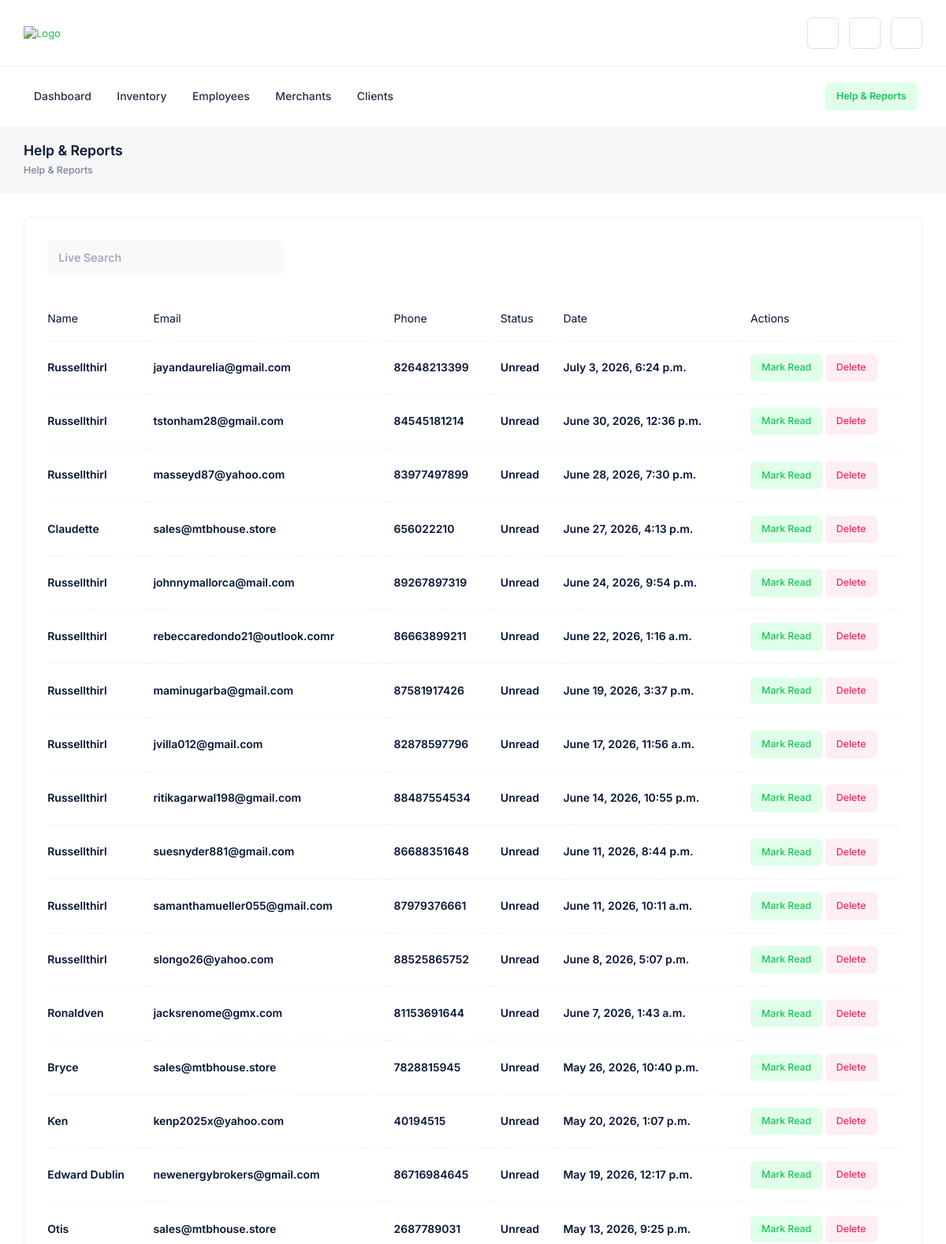
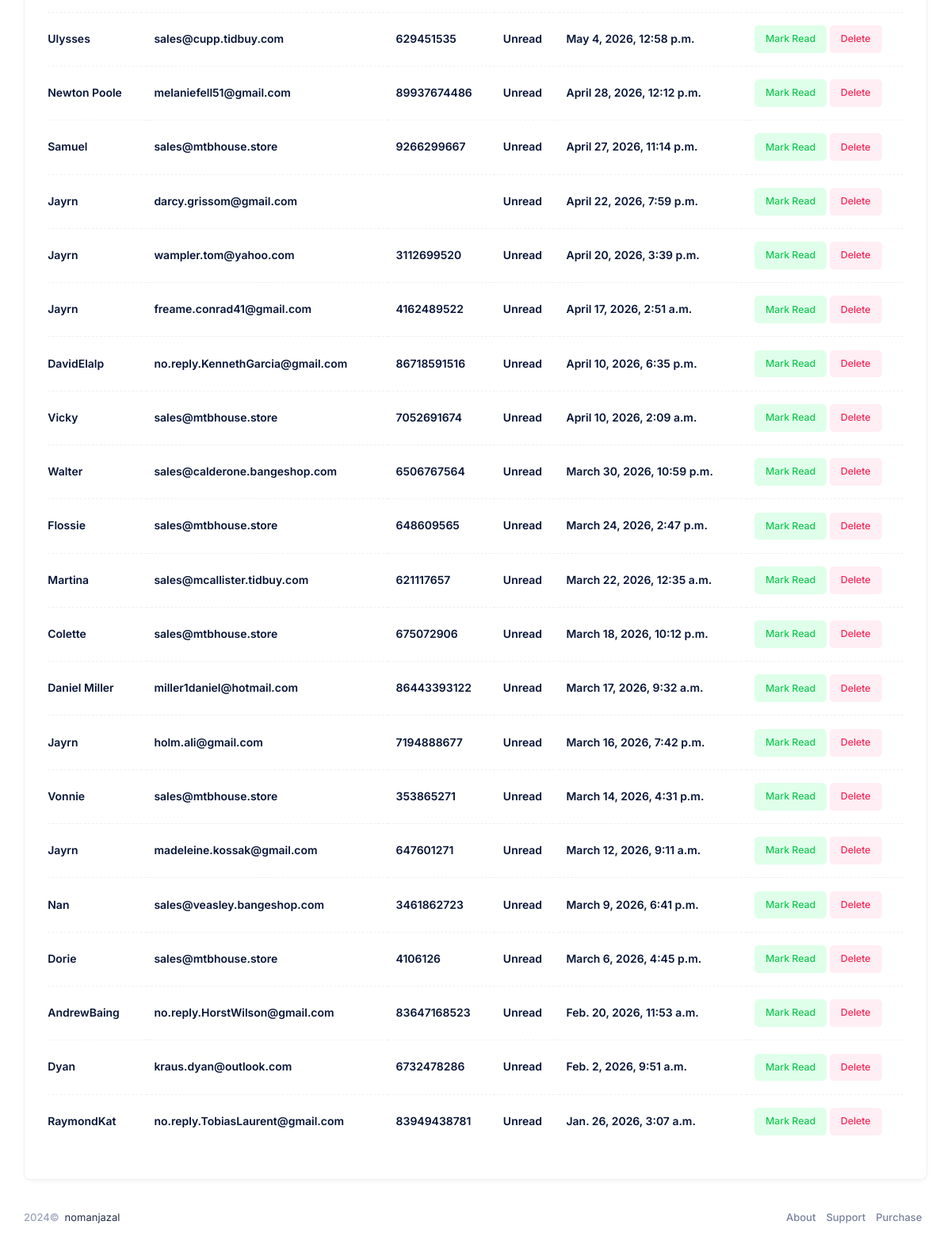
Screenshot of /help-reports/ (signed in) with the database file from the repository (2 pictures, top to bottom).
### ecom/models.py (models this page shows, shortened)
class ContactMessage(models.Model):
    full_name = models.CharField(max_length=200)
    email = models.EmailField()
    phone = models.CharField(max_length=30, blank=True)
    message = models.TextField()
    created_at = models.DateTimeField(auto_now_add=True)
    is_read = models.BooleanField(default=False)
    class Meta:
        ordering = ["-created_at"]

### dashboard/views.py (the view)
# urls.py: path('help-reports/',views.HelpReports, name="HelpReports"),
@superadmin_required
def HelpReports(request):
    contact_messages = (
        ContactMessage.objects
        .order_by("is_read", "-created_at")
    )
    content = {
        'contact_messages': contact_messages,}
    return render(request, "dashboard/helpReports.html", content)

### accounts/decorator.py (called while the page is built)
def superadmin_required(view_func):
    @wraps(view_func)
    def wrapper(request, *args, **kwargs):
        if request.user.is_authenticated and request.user.is_superuser:
            return view_func(request, *args, **kwargs)
        return redirect('/accounts/signin/')
    return wrapper

### templates/dashboard/helpReports.html (shortened to what this page needs)
{% extends 'dashboard/base.html' %}
{% load static %}
{% block bodyContent %}
  <div class="toolbar py-5 py-lg-5" id="kt_toolbar">
    <div id="kt_toolbar_container" class="container-xxl d-flex flex-stack flex-wrap">
      <div class="page-title d-flex flex-column me-3">
        <h1 class="d-flex text-gray-900 fw-bold my-1 fs-3">Help & Reports</h1>
        <ul class="breadcrumb breadcrumb-dot fw-semibold text-gray-600 fs-7 my-1">
          <li class="breadcrumb-item text-gray-600">
            <a href="/inventory/" class="text-gray-600 text-hover-primary">Help & Reports</a>
          </li>
        </ul>
      </div>
    </div>
  </div>
<div id="kt_content_container" class="d-flex align-items-start container-xxl">
  <div class="content flex-row-fluid" id="kt_content">
    <div class="card card-flush">
      <div class="card-header border-0 pt-6 pb-6">
        <div class="card-title">
          <div class="d-flex align-items-center position-relative my-1">
            <input type="text" id="inventorySearch" class="form-control form-control-solid w-300px"
                   placeholder="Live Search"
                   onkeyup="filterTable()">
          </div>
        </div>
      </div>
      <div class="card-body pt-0">
        <table class="table align-middle table-row-dashed fs-6 gy-5" id="contactTable">
          <thead>
            <tr>
              <th>Name</th>
              <th>Email</th>
              <th>Phone</th>
              <th>Status</th>
              <th>Date</th>
              <th>Actions</th>
            </tr>
          </thead>
          <tbody>
            {% for msg in contact_messages %}
            <tr class="{% if msg.is_read %}text-muted{% else %}fw-bold{% endif %}">
              <td>{{ msg.full_name }}</td>
              <td>{{ msg.email }}</td>
              <td>{{ msg.phone }}</td>
              <td>
                {% if msg.is_read %}
                  Read
                {% else %}
                  Unread
                {% endif %}
              </td>
              <td>{{ msg.created_at }}</td>
              <td>
                {% if not msg.is_read %}
                  <a href="{% url 'HelpReportsRead' msg.id %}" class="btn btn-sm btn-light-primary">Mark Read</a>
                {% endif %}
                <a href="{% url 'HelpReportsDelete' msg.id %}"
                   class="btn btn-sm btn-light-danger"
                   onclick="return confirm('Delete this message?')">Delete</a>
              </td>
            </tr>
            {% empty %}
            <tr>
              <td colspan="6" class="text-center">No messages found.</td>
            </tr>
            {% endfor %}
          </tbody>
        </table>
      </div>
    </div>
  </div>
</div>
{% endblock %}

### rows the page displays
ContactMessage: full_name "Russellthirl", email "jayandaurelia@gmail.com", phone "82648213399", is_read "Unread", created_at "July 3, 2026, 6:24 p.m."
ContactMessage: full_name "Russellthirl", email "tstonham28@gmail.com", phone "84545181214", is_read "Unread", created_at "June 30, 2026, 12:36 p.m."
ContactMessage: full_name "Russellthirl", email "masseyd87@yahoo.com", phone "83977497899", is_read "Unread", created_at "June 28, 2026, 7:30 p.m."
ContactMessage: full_name "Claudette", email "sales@mtbhouse.store", phone "656022210", is_read "Unread", created_at "June 27, 2026, 4:13 p.m."
ContactMessage: full_name "Russellthirl", email "johnnymallorca@mail.com", phone "89267897319", is_read "Unread", created_at "June 24, 2026, 9:54 p.m."
ContactMessage: full_name "Russellthirl", email "rebeccaredondo21@outlook.comr", phone "86663899211", is_read "Unread", created_at "June 22, 2026, 1:16 a.m."
ContactMessage: full_name "Russellthirl", email "maminugarba@gmail.com", phone "87581917426", is_read "Unread", created_at "June 19, 2026, 3:37 p.m."
ContactMessage: full_name "Russellthirl", email "jvilla012@gmail.com", phone "82878597796", is_read "Unread", created_at "June 17, 2026, 11:56 a.m."
ContactMessage: full_name "Russellthirl", email "ritikagarwal198@gmail.com", phone "88487554534", is_read "Unread", created_at "June 14, 2026, 10:55 p.m."
ContactMessage: full_name "Russellthirl", email "suesnyder881@gmail.com", phone "86688351648", is_read "Unread", created_at "June 11, 2026, 8:44 p.m."
ContactMessage: full_name "Russellthirl", email "samanthamueller055@gmail.com", phone "87979376661", is_read "Unread", created_at "June 11, 2026, 10:11 a.m."
ContactMessage: full_name "Russellthirl", email "slongo26@yahoo.com", phone "88525865752", is_read "Unread", created_at "June 8, 2026, 5:07 p.m."
ContactMessage: full_name "Ronaldven", email "jacksrenome@gmx.com", phone "81153691644", is_read "Unread", created_at "June 7, 2026, 1:43 a.m."
ContactMessage: full_name "Bryce", email "sales@mtbhouse.store", phone "7828815945", is_read "Unread", created_at "May 26, 2026, 10:40 p.m."
ContactMessage: full_name "Ken", email "kenp2025x@yahoo.com", phone "40194515", is_read "Unread", created_at "May 20, 2026, 1:07 p.m."
ContactMessage: full_name "Edward Dublin", email "newenergybrokers@gmail.com", phone "86716984645", is_read "Unread", created_at "May 19, 2026, 12:17 p.m."
ContactMessage: full_name "Otis", email "sales@mtbhouse.store", phone "2687789031", is_read "Unread", created_at "May 13, 2026, 9:25 p.m."
ContactMessage: full_name "Ulysses", email "sales@cupp.tidbuy.com", phone "629451535", is_read "Unread", created_at "May 4, 2026, 12:58 p.m."
ContactMessage: full_name "Newton Poole", email "melaniefell51@gmail.com", phone "89937674486", is_read "Unread", created_at "April 28, 2026, 12:12 p.m."
ContactMessage: full_name "Samuel", email "sales@mtbhouse.store", phone "9266299667", is_read "Unread", created_at "April 27, 2026, 11:14 p.m."
ContactMessage: full_name "Jayrn", email "darcy.grissom@gmail.com", is_read "Unread", created_at "April 22, 2026, 7:59 p.m."
ContactMessage: full_name "Jayrn", email "wampler.tom@yahoo.com", phone "3112699520", is_read "Unread", created_at "April 20, 2026, 3:39 p.m."
ContactMessage: full_name "Jayrn", email "freame.conrad41@gmail.com", phone "4162489522", is_read "Unread", created_at "April 17, 2026, 2:51 a.m."
ContactMessage: full_name "DavidElalp", email "no.reply.KennethGarcia@gmail.com", phone "86718591516", is_read "Unread", created_at "April 10, 2026, 6:35 p.m."
ContactMessage: full_name "Vicky", email "sales@mtbhouse.store", phone "7052691674", is_read "Unread", created_at "April 10, 2026, 2:09 a.m."
ContactMessage: full_name "Walter", email "sales@calderone.bangeshop.com", phone "6506767564", is_read "Unread", created_at "March 30, 2026, 10:59 p.m."
ContactMessage: full_name "Flossie", email "sales@mtbhouse.store", phone "648609565", is_read "Unread", created_at "March 24, 2026, 2:47 p.m."
ContactMessage: full_name "Martina", email "sales@mcallister.tidbuy.com", phone "621117657", is_read "Unread", created_at "March 22, 2026, 12:35 a.m."
ContactMessage: full_name "Colette", email "sales@mtbhouse.store", phone "675072906", is_read "Unread", created_at "March 18, 2026, 10:12 p.m."
ContactMessage: full_name "Daniel Miller", email "miller1daniel@hotmail.com", phone "86443393122", is_read "Unread", created_at "March 17, 2026, 9:32 a.m."
ContactMessage: full_name "Jayrn", email "holm.ali@gmail.com", phone "7194888677", is_read "Unread", created_at "March 16, 2026, 7:42 p.m."
ContactMessage: full_name "Vonnie", email "sales@mtbhouse.store", phone "353865271", is_read "Unread", created_at "March 14, 2026, 4:31 p.m."
ContactMessage: full_name "Jayrn", email "madeleine.kossak@gmail.com", phone "647601271", is_read "Unread", created_at "March 12, 2026, 9:11 a.m."
ContactMessage: full_name "Nan", email "sales@veasley.bangeshop.com", phone "3461862723", is_read "Unread", created_at "March 9, 2026, 6:41 p.m."
ContactMessage: full_name "Dorie", email "sales@mtbhouse.store", phone "4106126", is_read "Unread", created_at "March 6, 2026, 4:45 p.m."
ContactMessage: full_name "AndrewBaing", email "no.reply.HorstWilson@gmail.com", phone "83647168523", is_read "Unread", created_at "Feb. 20, 2026, 11:53 a.m."
ContactMessage: full_name "Dyan", email "kraus.dyan@outlook.com", phone "6732478286", is_read "Unread", created_at "Feb. 2, 2026, 9:51 a.m."
ContactMessage: full_name "RaymondKat", email "no.reply.TobiasLaurent@gmail.com", phone "83949438781", is_read "Unread", created_at "Jan. 26, 2026, 3:07 a.m."
